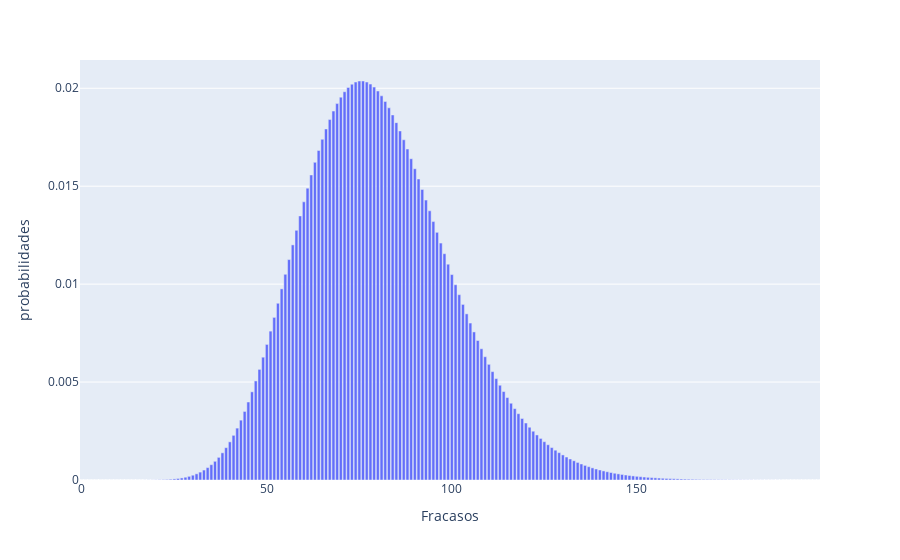

Source (notebook cell):
### Code cell
import plotly.express as px
Fracasos = range(0,200)
datos = pd.DataFrame(Fracasos, columns=["Fracasos"])
datos["probabilidades"] = nbinom.pmf(k=Fracasos, p=0.2, n=20)
fig = px.bar(datos, x="Fracasos", y="probabilidades")
fig.show()

### Figure 1 — Plotly figure (JSON) as saved in the notebook; plotly's stock layout.template omitted (floating-point values rounded to 4 significant figures; data arrays with more than 128 entries replaced by an {"elided": "..."} marker saying what was removed)
{"data": [{"alignmentgroup": "True", "hovertemplate": "Fracasos=%{x}<br>probabilidades=%{y}<extra></extra>", "legendgroup": "", "marker": {"color": "#636efa", "pattern": {"shape": ""}}, "name": "", "offsetgroup": "", "orientation": "v", "showlegend": false, "textposition": "auto", "type": "bar", "x": {"elided": "200 int values"}, "xaxis": "x", "y": {"elided": "200 float values"}, "yaxis": "y"}], "layout": {"barmode": "relative", "legend": {"tracegroupgap": 0}, "margin": {"t": 60}, "xaxis": {"anchor": "y", "domain": [0, 1], "title": {"text": "Fracasos"}}, "yaxis": {"anchor": "x", "domain": [0, 1], "title": {"text": "probabilidades"}}}}
